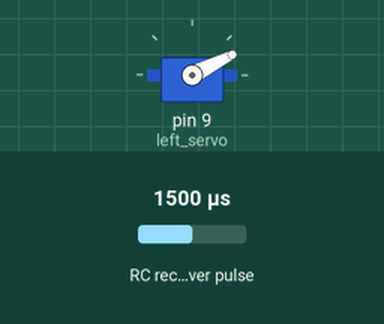
Simulated run of this sketch. Board: Arduino Uno, built with avr-gcc and run on an emulated ATmega328P. On the bench: servo. Wiring (inferred from the names in the program): RC receiver channel: data pin 3. The test bench sets the inputs (shaded band); at power-on: RC receiver pulse 1500 µs.

Above: at 0.41 s.
At 1.2 s:
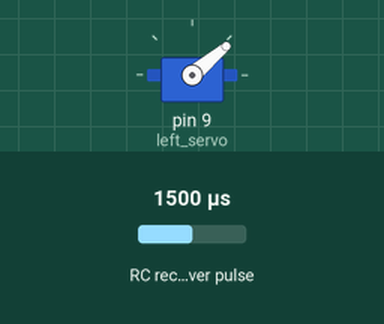
1.3 s: RC receiver pulse (sensor on pin 3) set to 1750 µs
4.3 s: RC receiver pulse (sensor on pin 3) set to 1020 µs
At 5.2 s:
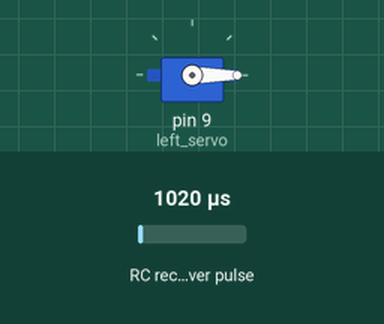
Timing chart, 0 to 7.3 s (numbered marks = the images above; inputs shaded):
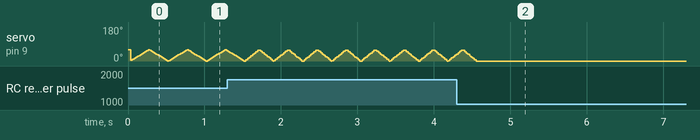

The sketch:

mav_wing_throttle.ino
```cpp
#include <Servo.h>

Servo left_servo;
int pos = 0;

int delay_read;

double channel_3; //throttle channel -- connect to reciever channel 4
int throttle_level;

void setup() {
  pinMode(3, INPUT);  //throttle logic, channel_3 >> pin_3
  left_servo.attach(9);  //servo signal line >> pin_9
  left_servo.write(60);
  Serial.begin(9600);
}

void loop() {
  channel_3 = pulseIn(3, HIGH);
  delay_read = throttleLevel(channel_3);

  if(channel_3<1100)
  {
    ;
  } else {
    flap(delay_read);
  }
}

void flap(int delay_) {
  for(pos=0; pos<=60; pos+=1)
  {
    left_servo.write(pos);
    delay(delay_);
  }
  for(pos=60; pos>=0; pos-=1)
  {
    left_servo.write(pos);
    delay(delay_);
  }
}

int throttleLevel(double channel) {
  int throttle_l = 0;
  throttle_l = map(channel, 1100, 2000, -5, -1); //change map out from -5 to 0
  return abs(throttle_l);
}
```

Measured:
- after the input at 4.3 s, servo on pin 9 (left_servo): goes on until 4.6 s, then stays 0°
